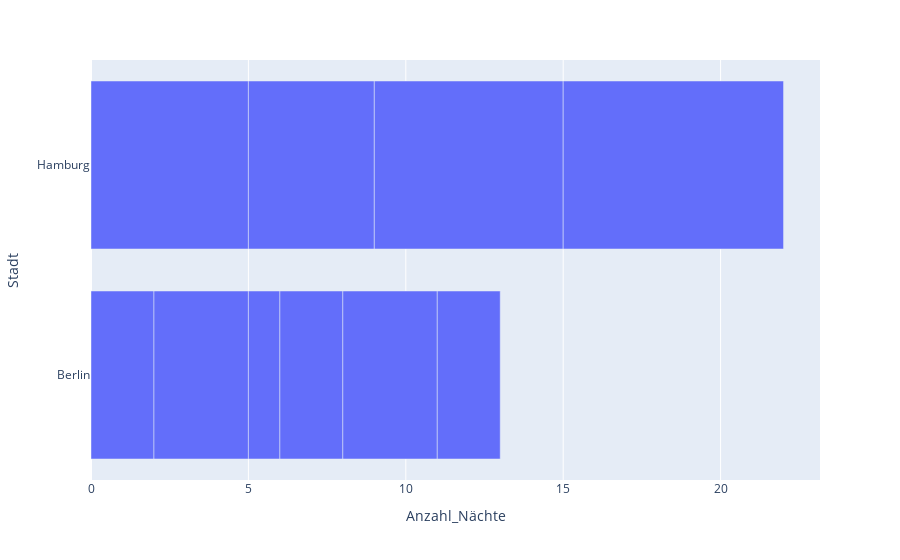

Here is the notebook cell this chart was saved with:
### Code cell
px.bar(df, y='Stadt', x='Anzahl_Nächte')

### Figure 1 — Plotly figure (JSON) as saved in the notebook; plotly's stock layout.template omitted (floating-point values rounded to 4 significant figures)
{"data": [{"hovertemplate": "Anzahl_Nächte=%{x}<br>Stadt=%{y}<extra></extra>", "legendgroup": "", "marker": {"color": "#636efa", "pattern": {"shape": ""}}, "name": "", "orientation": "h", "showlegend": false, "textposition": "auto", "type": "bar", "x": [2, 5, 3, 1, 4, 2, 3, 6, 2, 7], "xaxis": "x", "y": ["Berlin", "Hamburg", "Berlin", "Berlin", "Hamburg", "Berlin", "Berlin", "Hamburg", "Berlin", "Hamburg"], "yaxis": "y"}], "layout": {"barmode": "relative", "legend": {"tracegroupgap": 0}, "margin": {"t": 60}, "xaxis": {"anchor": "y", "domain": [0, 1], "title": {"text": "Anzahl_Nächte"}}, "yaxis": {"anchor": "x", "domain": [0, 1], "title": {"text": "Stadt"}}}}
